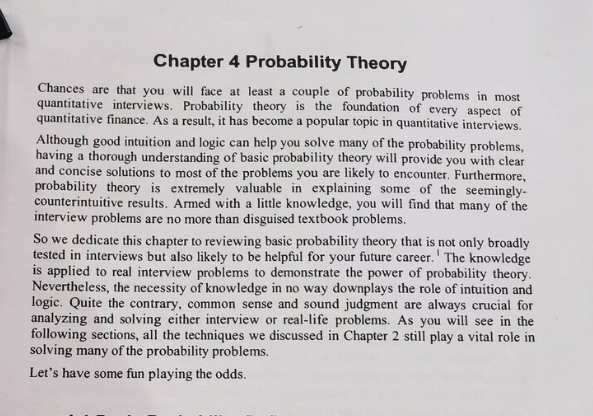
#> input picture inputs/imgs/chap4.png, 593 x 416 px
$ python perspective_no4point.py
#> lines starting #> are read from the running program, lines starting #| are printed output that depends on the picture; after the words box and inside, x2 and y2 are one past the last pixel; in counts of white or black regions, pixels touching at a corner belong together
# [117 lines of commented-out code are left out]


import cv2
import numpy as np

def order_points(pts):
    """
    Sắp xếp lại 4 điểm theo thứ tự: trên trái, trên phải, dưới phải, dưới trái.
    """
    rect = np.zeros((4, 2), dtype="float32")
    s = pts.sum(axis=1)
    rect[0] = pts[np.argmin(s)]  # trên trái
    rect[2] = pts[np.argmax(s)]  # dưới phải

    diff = np.diff(pts, axis=1)
    rect[1] = pts[np.argmin(diff)]  # trên phải
    rect[3] = pts[np.argmax(diff)]  # dưới trái

    return rect

def detect_and_transform_largest_quadrilateral(image_path, expansion=10):
    """
    Phát hiện vùng văn bản lớn nhất (hợp nhất từ các contour nhỏ hơn),
    và áp dụng biến đổi phối cảnh.
    """
#> called with image_path = 'inputs/imgs/chap4.png', expansion = 12
    # Đọc ảnh đầu vào
    image = cv2.imread(image_path)
#> image is the input picture: shape (416, 593, 3); mean B, G, R 192.9, 191.7, 196
    gray = cv2.cvtColor(image, cv2.COLOR_BGR2GRAY)

    # Làm mờ và phát hiện cạnh
    blurred = cv2.GaussianBlur(gray, (5, 5), 0)
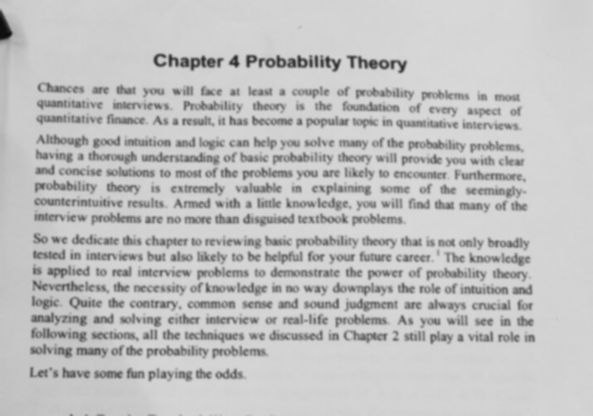
#> blurred: shape (416, 593); min 13, max 216, mean 193.1
    edges = cv2.Canny(blurred, 50, 150)
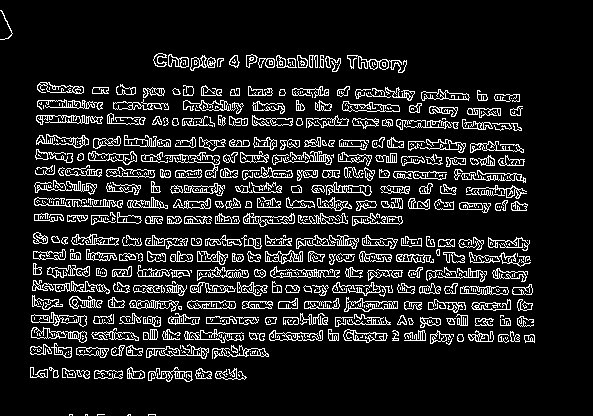
#> edges: shape (416, 593); 11.9% white in thin lines or dots, all inside (x1, y1, x2, y2) = (0, 10, 535, 416)

    # Dùng Morphology để kết nối các cạnh
    kernel = cv2.getStructuringElement(cv2.MORPH_RECT, (15, 15))
    closed = cv2.morphologyEx(edges, cv2.MORPH_CLOSE, kernel)
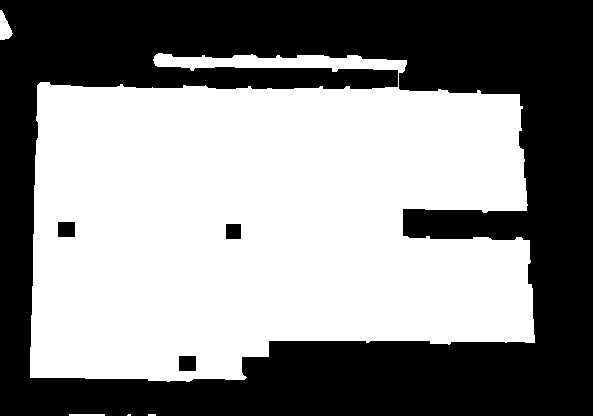
#> closed: shape (416, 593); 53.6% white; 4 black regions

    # Tìm các contour
    contours, _ = cv2.findContours(closed, cv2.RETR_EXTERNAL, cv2.CHAIN_APPROX_SIMPLE)
#> contours = 5 contours, 2 with area under 20; largest, box (x1, y1, x2, y2) and area: (30, 53, 535, 382) 131292, (0, 10, 13, 40) 208, (69, 414, 105, 416) 35

    # Hợp nhất tất cả contour thành một hình bao quanh lớn nhất
    all_points = []
    for contour in contours:
        if cv2.contourArea(contour) > 1000:  # Bỏ qua contour nhỏ
            all_points.extend(contour[:, 0, :])
#> this loop made 5 passes
#> contour on passes 1 to 3: [[148, 414], [148, 415], [155, 415], [155, 414]], [[128, 414], [127, 415], [130, 415], [130, 414]], [[69, 414], [69, 415], [104, 415], [104, 414]]
#> after the loop, all_points = 329 pairs, first value 30 to 534, second value 53 to 381

    if not all_points:
        print("Không tìm thấy khối văn bản đủ lớn.")
        return

    # Tạo convex hull bao quanh tất cả các điểm
    all_points = np.array(all_points, dtype=np.float32)
    hull = cv2.convexHull(all_points)
#> hull = 18 rows, first 8: [162, 53], [357, 55], [406, 60], [519, 94], [522, 106], [532, 288], [534, 335], [534, 342]

    # Tính toán tứ giác bao quanh vùng hợp nhất
    rect = cv2.minAreaRect(hull)
#> rect = ((283.3, 218.2), (327.9, 503.9), -89.41)
    box = cv2.boxPoints(rect)  # Lấy 4 đỉnh của tứ giác
#> box = [[533.6, 384.8], [29.67, 379.6], [33.03, 51.68], [536.9, 56.85]]
    box = np.intp(box)
#> box = [[533, 384], [29, 379], [33, 51], [536, 56]]

    # Mở rộng các cạnh ra xa tâm
    center_x = np.mean(box[:, 0])
#> center_x = 282.8
    center_y = np.mean(box[:, 1])
#> center_y = 217.5
    expanded_box = []
    for point in box:
        x_new = int(point[0] + (point[0] - center_x) * (expansion / 100))
        y_new = int(point[1] + (point[1] - center_y) * (expansion / 100))
        expanded_box.append([x_new, y_new])
#> this loop made 4 passes
#> (point, x_new, y_new) on passes 1 to 4: ([533, 384], 563, 403), ([29, 379], -1, 398), ([33, 51], 3, 31), ([536, 56], 566, 36)
#> after the loop, expanded_box = [[563, 403], [-1, 398], [3, 31], [566, 36]]
    expanded_box = np.array(expanded_box, dtype=np.float32)

    # Sắp xếp lại các điểm
    ordered_box = order_points(expanded_box)
#> in order_points, `s = pts.sum(axis=1)`: s = [966, 397, 34, 602]
#> in order_points, `diff = np.diff(pts, axis=1)`: diff = [-160, 399, 28, -530]
#> ordered_box = [[3, 31], [566, 36], [563, 403], [-1, 398]]

    # Tính kích thước cho hình ảnh sau biến đổi
    width = max(np.linalg.norm(ordered_box[0] - ordered_box[1]),
                np.linalg.norm(ordered_box[2] - ordered_box[3]))
#> width = 564
    height = max(np.linalg.norm(ordered_box[0] - ordered_box[3]),
                 np.linalg.norm(ordered_box[1] - ordered_box[2]))
#> height = 367

    # Định nghĩa điểm đích (hình chữ nhật)
    dst_points = np.array([
        [0, 0],
        [width - 1, 0],
        [width - 1, height - 1],
        [0, height - 1]
    ], dtype=np.float32)
#> dst_points = [[0, 0], [563, 0], [563, 366], [0, 366]]

    # Tính ma trận biến đổi phối cảnh
    M = cv2.getPerspectiveTransform(ordered_box, dst_points)
#> M = [[1, 0.0109, -3.34], [-0.00887, 0.999, -30.95], [-8.59e-08, 4.84e-06, 1]]

    # Áp dụng biến đổi phối cảnh
    transformed = cv2.warpPerspective(image, M, (int(width), int(height)), flags=cv2.INTER_CUBIC)
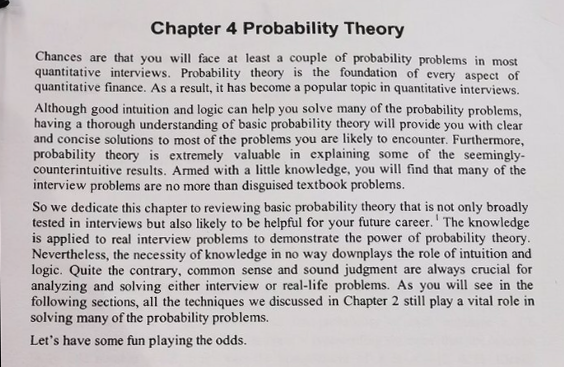
#> transformed: shape (367, 564, 3); mean B, G, R 190.1, 188.8, 193.2

    # Vẽ tứ giác hợp nhất lên ảnh gốc
    cv2.drawContours(image, [np.intp(expanded_box)], 0, (0, 255, 0), 2)
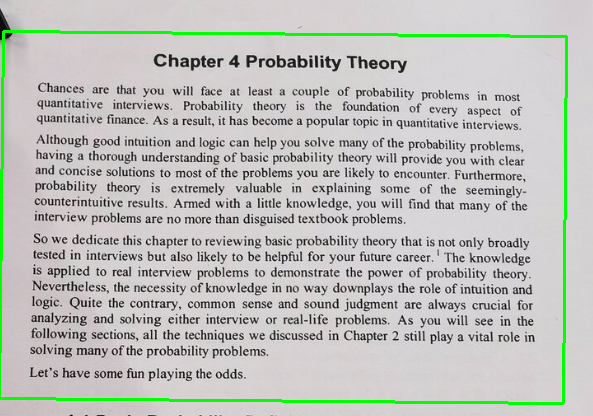
#> image: shape (416, 593, 3); 2.19% of pixels changed, all inside (x1, y1, x2, y2) = (0, 30, 568, 405)

    # Hiển thị và lưu kết quả
    cv2.imshow("Original Image with Merged Quadrilateral", image)
    cv2.imshow("Transformed Image", transformed)
    cv2.imwrite("merged_quadrilateral.png", image)
    cv2.imwrite("transformed_image.png", transformed)

    cv2.waitKey(0)
    cv2.destroyAllWindows()

# Gọi hàm
detect_and_transform_largest_quadrilateral('inputs/imgs/chap4.png', expansion=12)
